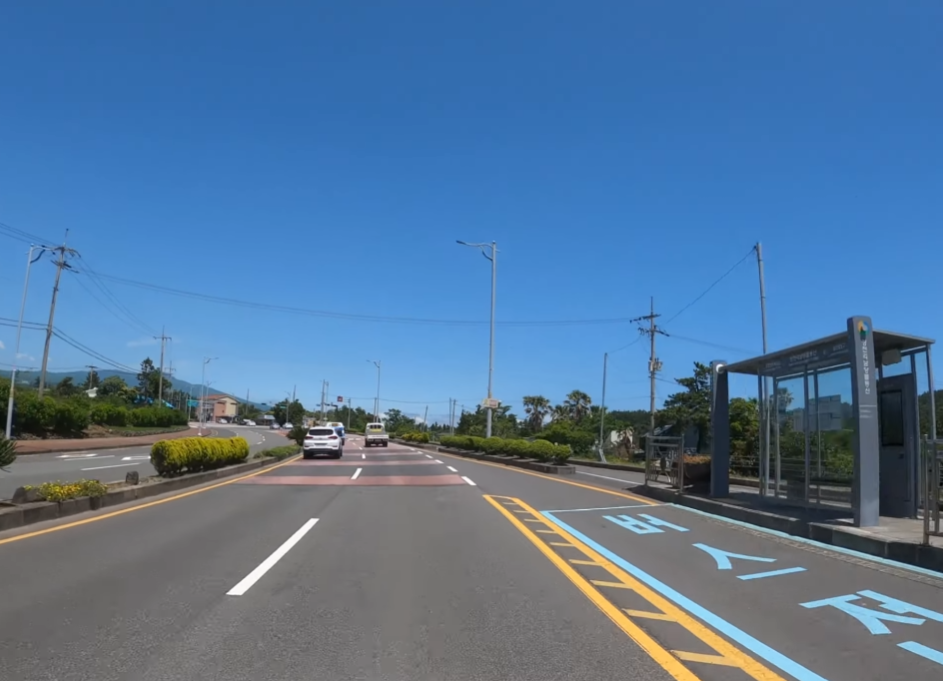
#> input picture lanes/1.png, 943 x 681 px; its folder holds only this picture in this run
$ python main.py
#> lines starting #> are read from the running program, lines starting #| are printed output that depends on the picture; after the words box and inside, x2 and y2 are one past the last pixel; in counts of white or black regions, pixels touching at a corner belong together
### imread.py

import cv2
import matplotlib.pyplot as plt
import numpy as np
import lanetools as lt
import time


## image read
def imread(i,t):
#> called with i = 0, t = 1
    img = cv2.imread(f'lanes/{i+1}.png')
#> img is the input picture: shape (681, 943, 3); mean B, G, R 154, 118.3, 84.2
    img = cv2.GaussianBlur(img, (3,3),1) #일부러 가우시안 입히기
    #cv2.imshow('img',img)

    # csv 변환
    extracted_img = lt.color_extraction(img)
    #cv2.imshow('extracted',extracted_img)

    # Edge Detection
    edge = cv2.Canny(extracted_img, 80, 200)
    mask = lt.region_interest(edge)
    #plt.imshow(mask, cmap='gray')

    # original hough line
    lines = lt.hough_lines(mask,threshold=90)
    #cv2.imshow('hough',lines)

    # R-L search
    decision = lt.RL_search(cv2.cvtColor(lines, cv2.COLOR_RGB2GRAY))
    print(f"decision:{decision}")
    time.sleep(t)
    return decision
##

### lanetools.py
import cv2
import numpy as np

YELLOW_LOW  = np.asarray([20, 100, 100])
YELLOW_HIGH = np.asarray([30, 255, 255])
WHITE_LOW   = np.asarray([0, 0, 160])
WHITE_HIGH  = np.asarray([50, 80, 255])

def color_extraction(img):
    hsv = cv2.cvtColor(img, cv2.COLOR_BGR2HSV)
#> hsv: shape (681, 943, 3); mean H, S, V 84.7, 110.7, 158.4

    yellow_mask = cv2.inRange(hsv, YELLOW_LOW, YELLOW_HIGH)
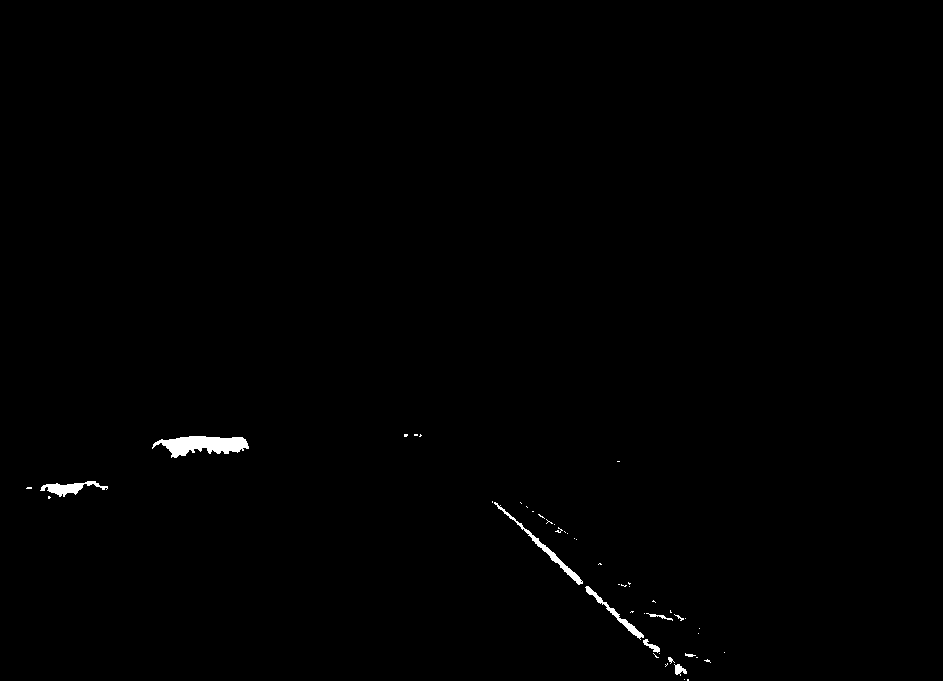
#> yellow_mask: shape (681, 943); 0.48% white; 48 white regions (38 under 20 px), largest, box (x1, y1, x2, y2) and area: (152, 436, 249, 458) 1271, (494, 502, 583, 585) 502, (40, 481, 108, 497) 446
    white_mask = cv2.inRange(hsv, WHITE_LOW, WHITE_HIGH)
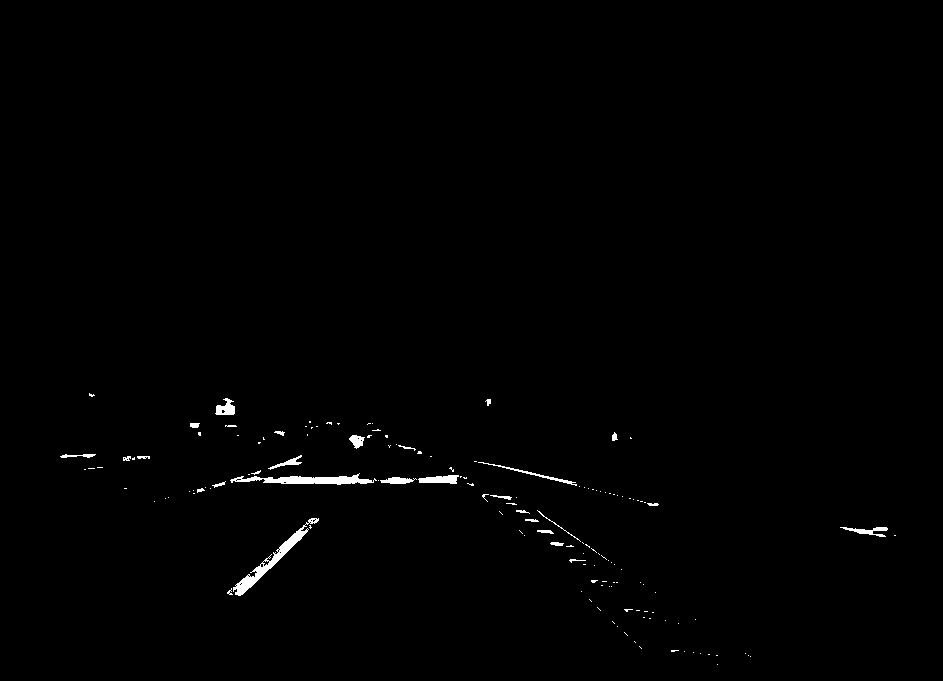
#> white_mask: shape (681, 943); 0.66% white; 146 white regions (118 under 20 px), largest, box (x1, y1, x2, y2) and area: (233, 518, 319, 596) 900, (230, 473, 377, 485) 840, (418, 475, 459, 484) 261
    mask = cv2.bitwise_or(yellow_mask, white_mask)
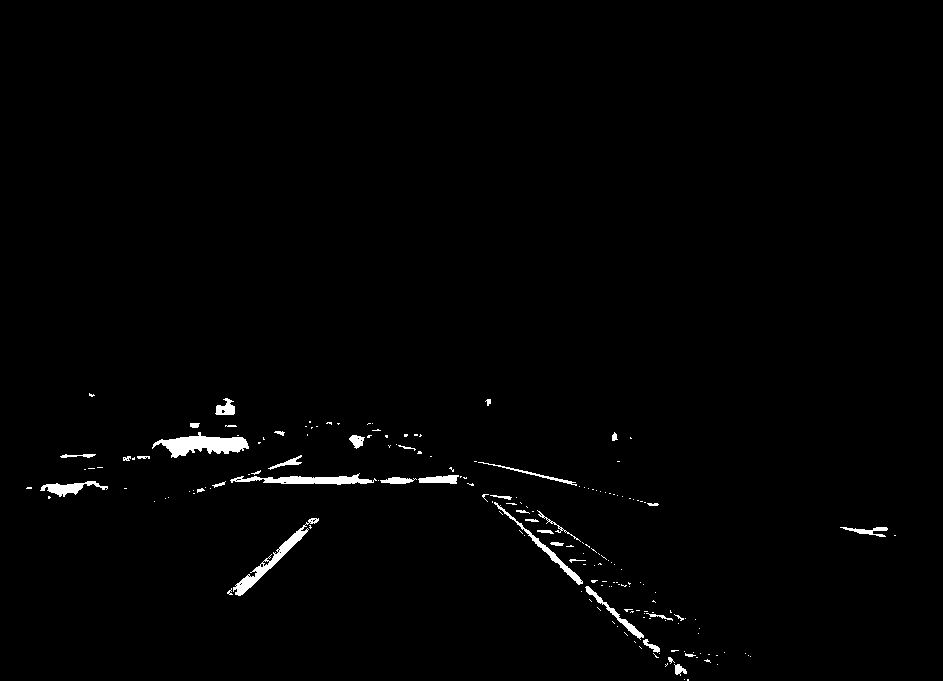
#> mask: shape (681, 943); 1.1% white; 185 white regions (147 under 20 px), largest, box (x1, y1, x2, y2) and area: (152, 432, 249, 458) 1282, (233, 518, 319, 596) 900, (230, 473, 377, 485) 840
    # cv2.imshow('',threshold)

    return cv2.bitwise_and(img, img, mask=mask)
#> in imread, `edge = cv2.Canny(extracted_img, 80, 200)`:
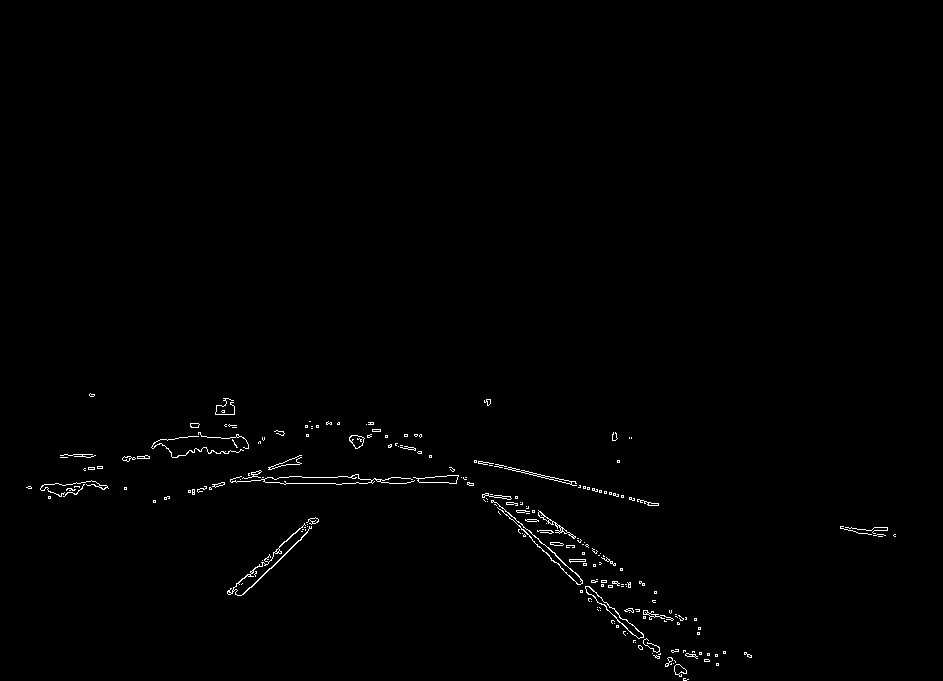
#> edge: shape (681, 943); 0.68% white in thin lines or dots, all inside (x1, y1, x2, y2) = (26, 393, 896, 681)

def region_interest(edge):

    mask = np.zeros_like(edge)

    if len(edge.shape)>2:
        channel_count = edge.shape[2]
        ignore_mask_color = (255,) * channel_count
    else:
        ignore_mask_color = 255

    imshape = edge.shape
#> imshape = (681, 943)
    region_of_interest_vertices = np.array([[(0,imshape[0]),
                                  (imshape[1]//2, imshape[0]//2),
                                  (imshape[1]//2, imshape[0]//2),
                                  (imshape[1], imshape[0])]],
                                   dtype=np.int32)


    cv2.fillPoly(mask, region_of_interest_vertices, ignore_mask_color)
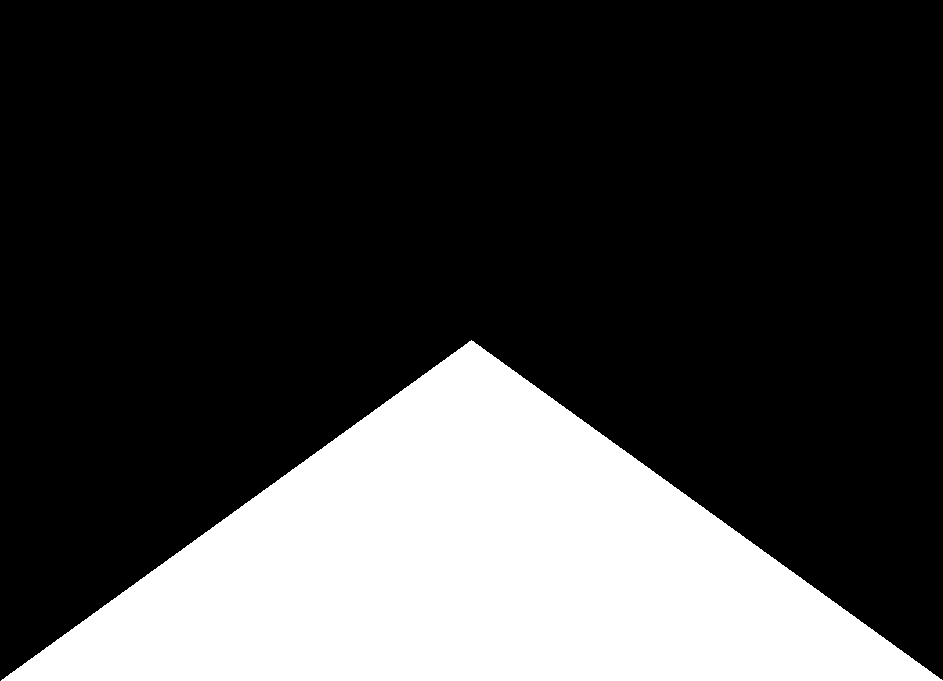
#> mask: shape (681, 943); 25.1% white; 1 white region, box (x1, y1, x2, y2) and area: (1, 340, 943, 681) 160912
    return cv2.bitwise_and(edge, mask)
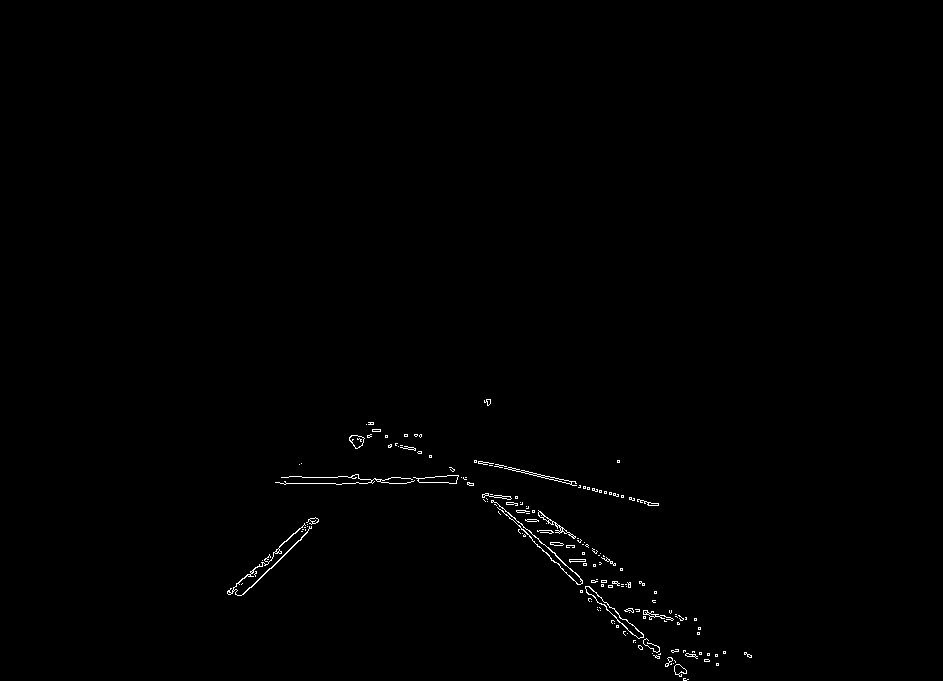
#> returned value: shape (681, 943); 0.48% white in thin lines or dots, all inside (x1, y1, x2, y2) = (227, 399, 752, 681)
#> in hough_lines, `lines = cv2.HoughLines(mask, 1, np.pi / 180, threshold)`: lines = 13 rows, first 8: [343, 1.8], [41, 2.3], [483, 1.57], [593, 0.785], [27, 2.32], [330, 1.82], [32, 2.32], [57, 2.29]

def draw_lines(img, lines, color=[0,0,255], thickness=2):
#> called with lines = array of shape (13, 1, 2), thickness = 2
    for line in lines:
        rho, theta = line[0]
        a = np.cos(theta)
        b = np.sin(theta)
        x0 = a * rho
        y0 = b * rho
        x1 = int(x0 + 1000 * (-b))
        y1 = int(y0 + 1000 * (a))
        x2 = int(x0 - 1000 * (-b))
        y2 = int(y0 - 1000 * (a))

        cv2.line(img, (x1, y1), (x2, y2), color, thickness)
#> this loop made 13 passes
#> (rho, theta, a, b, x0, y0, x1, y1) on passes 1 to 12: (343, 1.8, -0.225, 0.974, -77.16, 334.2, -1051, 109), (41, 2.3, -0.669, 0.743, -27.43, 30.47, -770, -638), (483, 1.57, -4.37e-08, 1, -2.11e-05, 483, -1000, 482), (593, 0.785, 0.707, 0.707, 419.3, 419.3, -287, 1126), (27, 2.32, -0.682, 0.731, -18.41, 19.75, -749, -662), (330, 1.82, -0.242, 0.97, -79.83, 320.2, -1050, 78), (32, 2.32, -0.682, 0.731, -21.82, 23.4, -753, -658), (57, 2.29, -0.656, 0.755, -37.4, 43.02, -792, -613), (47, 2.3, -0.669, 0.743, -31.45, 34.93, -774, -634), (332, 1.82, -0.242, 0.97, -80.32, 322.1, -1050, 80), (596, 0.803, 0.695, 0.719, 414, 428.7, -305, 1123), (1, 2.36, -0.707, 0.707, -0.707, 0.707, -707, -706)
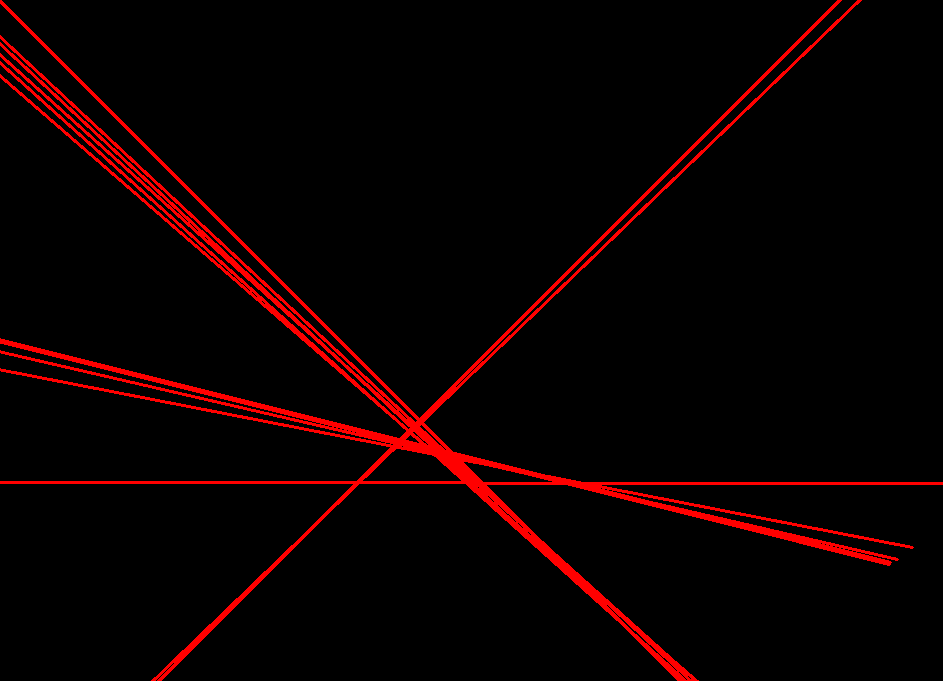
#> img: shape (681, 943, 3); mean of channels 0, 1, 2 0, 0, 12.4; drawn as B, G, R

def hough_lines(mask, origin=0, threshold=55):
    lines = cv2.HoughLines(mask, 1, np.pi / 180, threshold)
    line_img = origin#
    if line_img == 0 : line_img = np.zeros((mask.shape[0], mask.shape[1],3), dtype=np.uint8)
    draw_lines(line_img, lines)
    return line_img

def RL_search(img):
    y, x = img.shape
#> y = 681; x = 943
    search_point = np.asarray([x//2, (4*y)//5]) #가로 중간, 세로 4/5지점
#> search_point = [471, 544]
    search_line = img[search_point[1],:] # 해당 지점의 가로줄 추출
#> search_line = 943 values, max 29 at index 293, min 0 at index 0, mean 2.18
    idx = (np.where(search_line>0) - search_point[0]).squeeze() # 해당 지점의 가로줄 유효값 추출
#> idx = 71 values from -178 to 433
    if not((idx > 0).any()) :
        print('Right lane not detected')
        return 'n'
    if not((idx < 0).any()) :
        print('left lane not detected')
        return 'n'

    right_min = abs(idx[np.where(idx * (idx>0))[0][0]]).mean()
#> right_min = 61
    left_min = abs(idx[np.where(idx * (idx<0))[0][-1]]).mean()
#> left_min = 174
    # 우측이 더 멀다 = 우측으로 가야함 = 'r' return
    ret = 'r' if right_min>left_min else 'l'
#> ret = 'l'
    if right_min==left_min or abs(right_min-left_min)<20: ret='n'

    return ret

### motor.py
import RPi.GPIO as GPIO
import time


def motor(i):
    out1 = 18  # 17
    out2 = 17  # 18
    out3 = 27  # 27
    out4 = 22  # 22
    step_sleep = 0.005
    step_count = 100
    if i == 'r':
        for i in range(step_count):
            if i % 4 == 0:
                GPIO.output(out4, GPIO.HIGH)
                GPIO.output(out3, GPIO.LOW)
                GPIO.output(out2, GPIO.LOW)
                GPIO.output(out1, GPIO.LOW)
            if i % 4 == 1:
                GPIO.output(out4, GPIO.LOW)
                GPIO.output(out3, GPIO.LOW)
                GPIO.output(out2, GPIO.HIGH)
                GPIO.output(out1, GPIO.LOW)
            if i % 4 == 2:
                GPIO.output(out4, GPIO.LOW)
                GPIO.output(out3, GPIO.HIGH)
                GPIO.output(out2, GPIO.LOW)
                GPIO.output(out1, GPIO.LOW)
            if i % 4 == 3:
                GPIO.output(out4, GPIO.LOW)
                GPIO.output(out3, GPIO.LOW)
                GPIO.output(out2, GPIO.LOW)
                GPIO.output(out1, GPIO.HIGH)
            time.sleep(step_sleep)

    elif i == 'l':
        for i in range(step_count):
            if i % 4 == 0:
                GPIO.output(out4, GPIO.HIGH)
                GPIO.output(out3, GPIO.LOW)
                GPIO.output(out2, GPIO.LOW)
                GPIO.output(out1, GPIO.LOW)
            if i % 4 == 1:
                GPIO.output(out4, GPIO.LOW)
                GPIO.output(out3, GPIO.LOW)
                GPIO.output(out2, GPIO.LOW)
                GPIO.output(out1, GPIO.HIGH)
            if i % 4 == 2:
                GPIO.output(out4, GPIO.LOW)
                GPIO.output(out3, GPIO.HIGH)
                GPIO.output(out2, GPIO.LOW)
                GPIO.output(out1, GPIO.LOW)
            if i % 4 == 3:
                GPIO.output(out4, GPIO.LOW)
                GPIO.output(out3, GPIO.LOW)
                GPIO.output(out2, GPIO.HIGH)
                GPIO.output(out1, GPIO.LOW)
            time.sleep(step_sleep)

### main.py
import RPi.GPIO as GPIO
import time
from imread import imread
from motor import motor

out1 = 18 #17
out2 = 17 #18
out3 = 27 #27
out4 = 22 #22

GPIO.setmode(GPIO.BCM)
GPIO.setup(out1,GPIO.OUT)
GPIO.setup(out2,GPIO.OUT)
GPIO.setup(out3,GPIO.OUT)
GPIO.setup(out4,GPIO.OUT)

# initializing
GPIO.output( out1, GPIO.LOW )
GPIO.output( out2, GPIO.LOW )
GPIO.output( out3, GPIO.LOW )
GPIO.output( out4, GPIO.LOW )

mem='n'
for i in range(11):
    drctn = imread(i, 1) # 각 이미지에서 받아오는 좌,우 정보 문자 direction
#| decision:l
#> drctn = 'l'

    if drctn == mem:
        pass
    elif mem == 'n':
        motor(drctn)
#> (the run stopped early here; a loop or call above may not have finished)
